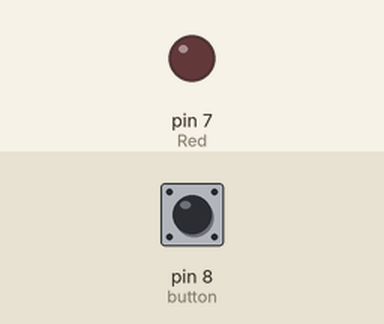
This sketch was run on a simulated Arduino Uno, built with avr-gcc and run on an emulated ATmega328P. Parts: output pins drawn as LEDs (lit = HIGH). Inputs (shaded band) come from the test bench; at power-on: pin 8 (button) LOW.

Above: at 1.2 s.
1.3 s: pin 8 (button) pulled HIGH for 0.15 s
At 1.37 s:
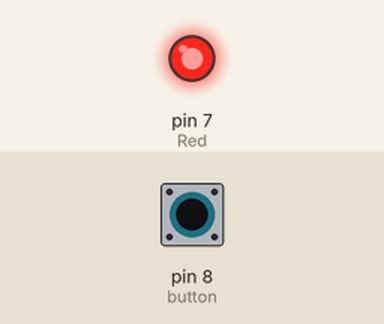
2.9 s: pin 8 (button) pulled HIGH for 3.2 s
At 6.4 s:
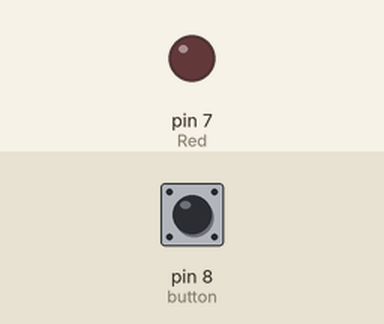
Timing chart, 0 to 7.9 s (numbered marks = the images above; inputs shaded):
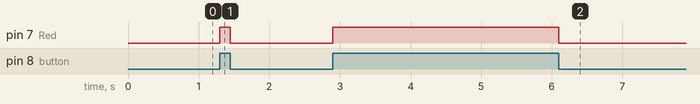

The sketch:

stunning_migelo1.ino
```cpp
int Red=7;
int button=8;
void setup(){
pinMode(button,INPUT);
  pinMode(Red,OUTPUT);

}

void loop(){
  if ( digitalRead(button)== HIGH) {
     digitalWrite(7,HIGH);


}
   else  {
     digitalWrite(7,LOW);
   }
     }
```

Measured:
- after the input at 1.3 s, pin 7 (Red): LOW → HIGH at once, → LOW 0.15 s later
- after the input at 2.9 s, pin 7 (Red): LOW → HIGH at once, → LOW 3.2 s later
